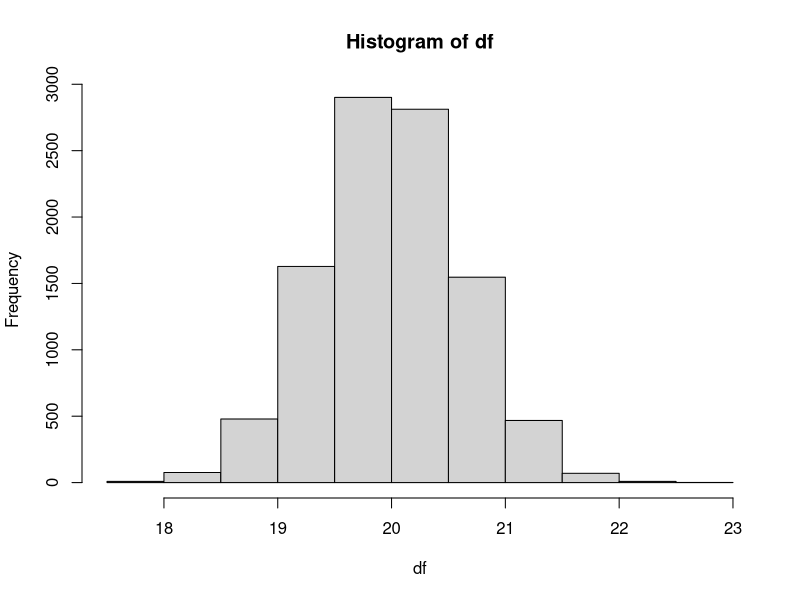

Here is the R script that generated this plot:
## ---- chunk 1
# Loops Working with a vector
set.seed(123) # ensure it is reproducible
df <-data.frame(sample(15:35, 10, replace=FALSE))
colnames(df)[1] <- "c1" # make column one called c1
## ---- chunk 2
for(i in 1:length(df$c1)){
  print(i)
}
## ---- chunk 3
for(i in 1:length(df$c1) -1) {
  print(i)
}

for(i in 1:length(df$c1) +1) {
  print(i)
}


## ---- chunk 4
df2 <-data.frame(sample(15:35, 10, replace=FALSE))                 
df3 <-data.frame(sample(15:35, 10, replace=FALSE))
df4 <- cbind(df2,df3)
colnames(df4)[1]<-"c1"
colnames(df4)[2]<-"c2"
## ---- chunk 5
for(i in 1:length(df4)){
  df4$c3 <- df4$c1*df4$c2
}
head(df4)

## ---- chunk 6
df2 <-data.frame(sample(15:35, 10, replace=FALSE))                 
df3 <-data.frame(sample(15:35, 10, replace=FALSE))
df4 <-data.frame(sample(15:35, 10, replace=FALSE))
df5<-data.frame(sample(15:35, 10, replace=FALSE))
df6 <-data.frame(sample(15:35, 10, replace=FALSE))
df <- cbind(df2,df3,df4,df5,df6)
colnames(df)[1]<-"c1"
colnames(df)[2]<-"c2"
colnames(df)[3]<-"c3"
colnames(df)[4]<-"c4"
colnames(df)[5]<-"c5"


for(row in 1:nrow(df)) {
  for(col in 1:ncol(df)) {
    print(df[row, col])
  }
}

# Just to understand the make up of the dataframe for further use
print(df)
## ---- chunk 7
# Create a nested loop
for(row in 1:nrow(df)) {
  for(col in 1:ncol(df)) {
    print(paste(colnames(df)[col], "and", rownames(df)[row],
                "have a value of", df[row,col]))
  }
}
## ---- chunk 8
# Create a nested loop
for(row in 1:nrow(df) - 1) { # This shifts the whole data frame up one row that is why there is no value to print
  for(col in 1:ncol(df)) {
    print(paste(colnames(df)[col], "and", rownames(df)[row],
                "have a correlation of", df[row,col]))
  }
}
## ---- chunk 9
# Create a nested loop
for(row in 1:nrow(df)) { 
  for(col in 1:ncol(df)+1) {# This shifts the whole data frame over to the right one that is why there is no far left column value to print - 1 will shift dataframe over the right left 1 making far right column empty
    print(paste(colnames(df)[col], "and", rownames(df)[row],
                "have a correlation of", df[row,col]))
  }
}
## ---- chunk 10
df <- rep(NA, 10000) # make vector of 10000 empty NA cells
for(i in 1:10000){
    a <- rpois(50, lambda=20) # possion distribution lambda is center value (median)
    df[i] <-mean(a) # take the mean of the 50 differnt values 
}
hist(df) # make histograme
